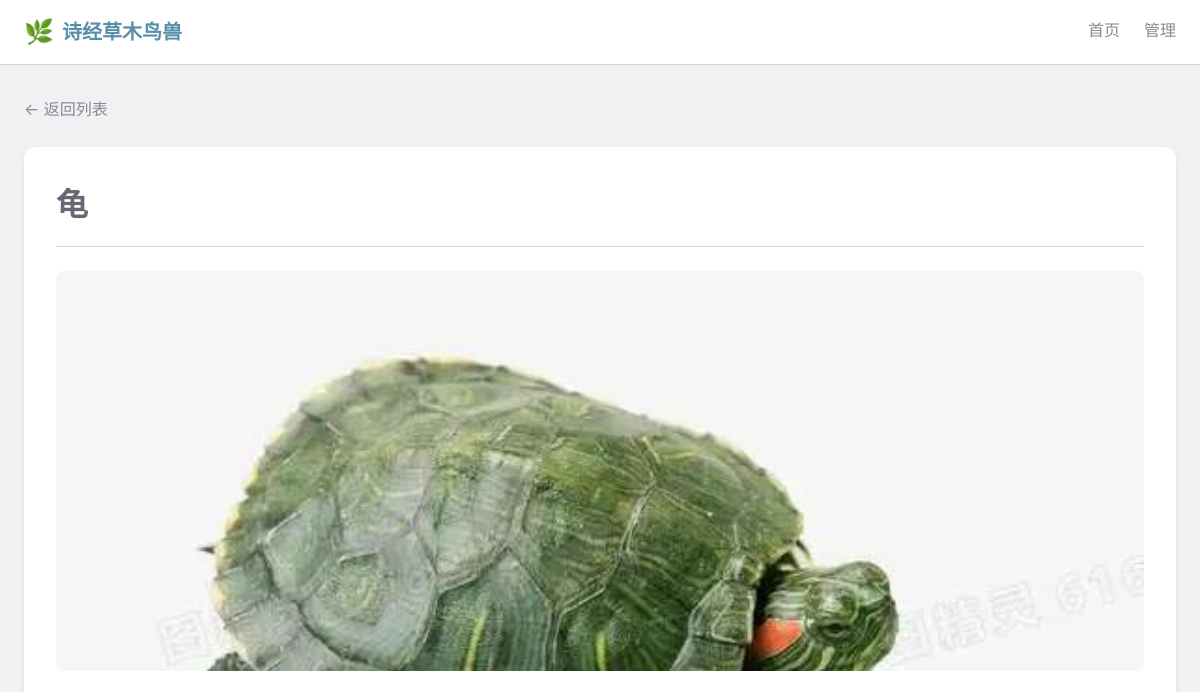
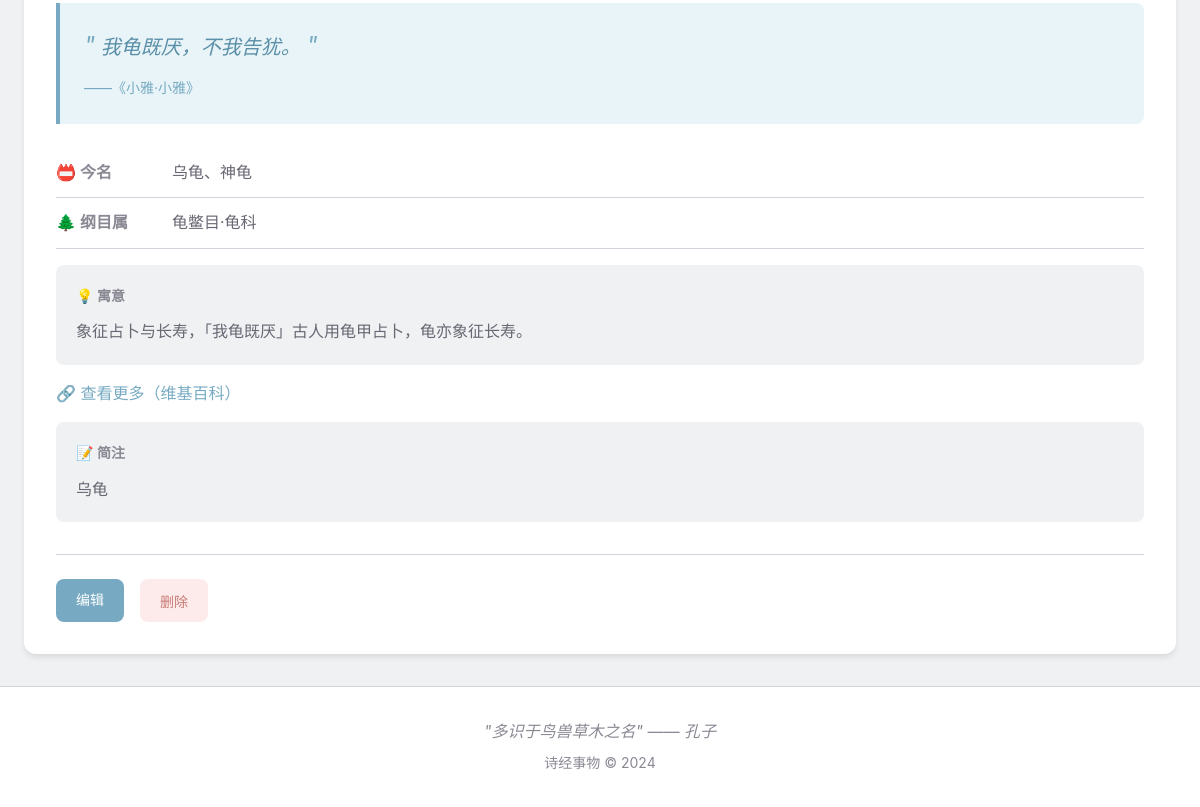
The page /item/203 on the database as committed earlier (2 pictures, top to bottom).
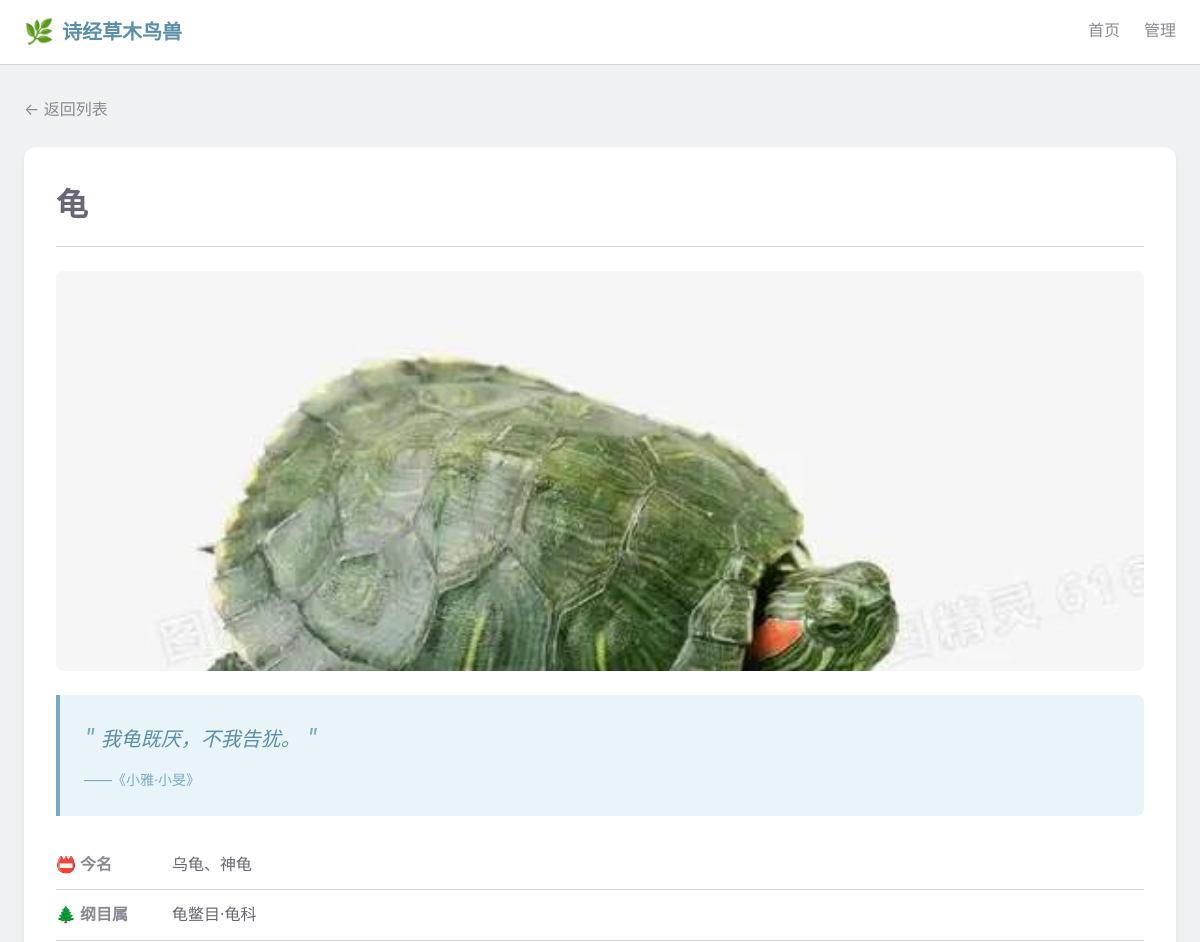
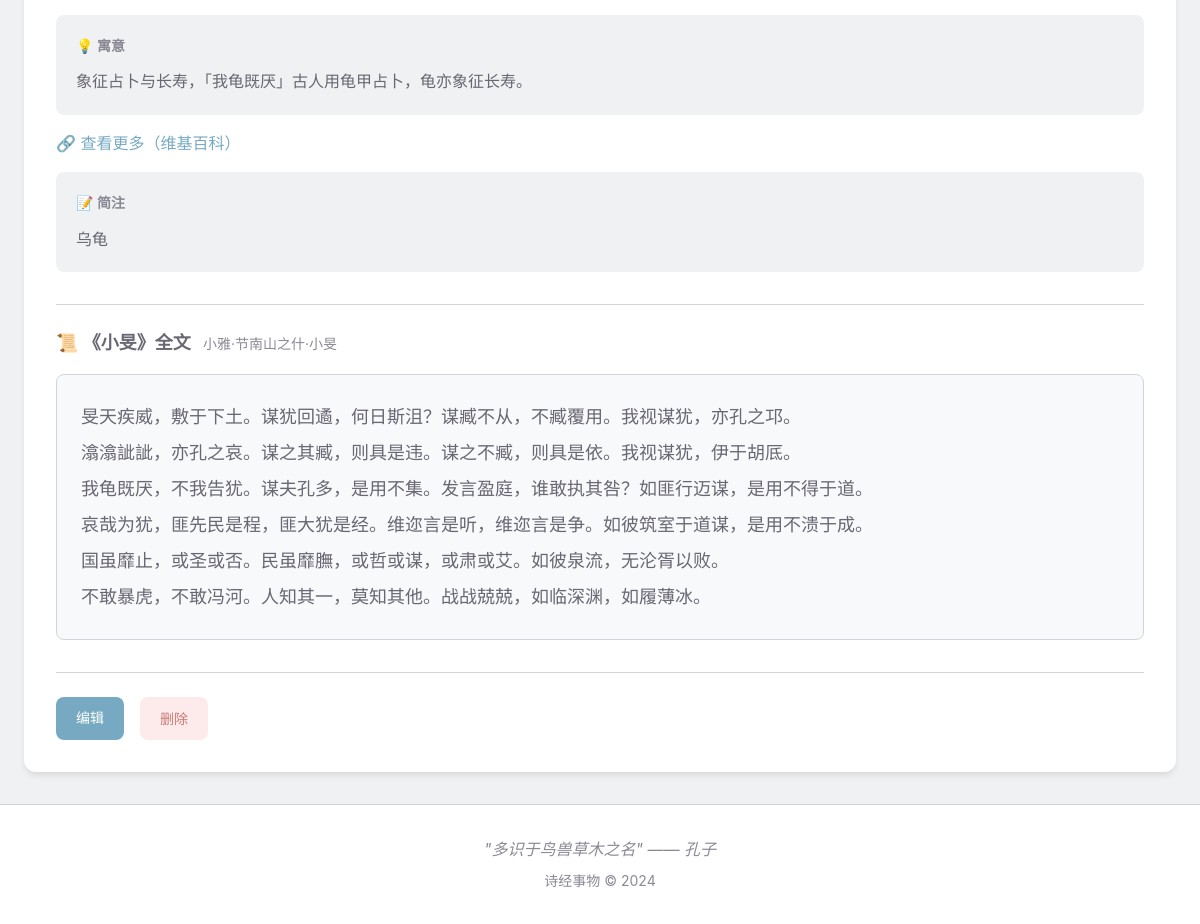
The same page on the database as committed later (2 pictures, top to bottom).
### shijing_things/models/models.py (models this page shows, shortened)
class ShijingItem(Base):
    __tablename__ = "shijing_items"
    id = Column(Integer, primary_key=True, index=True)
    name = Column(String(100), nullable=False, index=True)
    category = Column(String(10), nullable=False, index=True)  # 草、木、鸟、兽、虫、鱼
    poem = Column(String(100), nullable=False, index=True)  # 所属诗篇
    source = Column(String(50), nullable=False, index=True)  # 出处（如：周南、邶风等）
    quote = Column(Text, nullable=False)  # 引用诗句
    description = Column(Text, nullable=True)  # 简要注释
    image_url = Column(String(255), nullable=True, default="")  # 图片路径
    modern_name = Column(String(255), nullable=True, default="")  # 今名
    taxonomy = Column(String(255), nullable=True, default="")  # 纲目属
    symbolism = Column(Text, nullable=True, default="")  # 寓意
    wiki_link = Column(String(255), nullable=True, default="")  # 百科链接

class Poem(Base):
    __tablename__ = "poems"
    id = Column(Integer, primary_key=True, index=True)
    title = Column(String(100), nullable=False, unique=True, index=True)  # 诗名
    chapter = Column(String(50), nullable=False, index=True)  # 章节（如：国风）
    section = Column(String(50), nullable=False, index=True)  # 部分（如：周南）
    content = Column(Text, nullable=False)  # 诗篇内容（JSON 数组字符串）
    full_source = Column(String(100), nullable=False)  # 完整来源（如：国风·周南·关雎）

### shijing_things/routers/pages.py (the view)
@router.get("/item/{item_id}", response_class=HTMLResponse)
def item_detail(item_id: int, request: Request, db: Session = Depends(get_db)):
    item = crud_item.get(db, item_id=item_id)
    if not item:
        raise HTTPException(status_code=404, detail="事物不存在")
    poem = crud_poem.get_by_title(db, title=item.poem)
    poem_content = []
    if poem:
        try:
            poem_content = json.loads(poem.content)
        except:
            poem_content = []
    return templates.TemplateResponse("detail.html", {
        "request": request,
        "item": item,
        "poem": poem,
        "poem_content": poem_content,
    })

### shijing_things/templates/detail.html (shortened to what this page needs)
{% extends "base.html" %}
{% block content %}
<div class="container">
    <a href="/" class="back-link">← 返回列表</a>
    <article class="detail-card">
        <header class="detail-header">
            <h1 class="detail-title">
                {{ item.name }}
                <span class="category-badge category-{{ item.category }}">{{ item.category }}类</span>
            </h1>
        </header>
        <div class="detail-body">
            <div class="detail-image">
                {% if item.image_url %}
                <img src="{{ item.image_url }}" alt="{{ item.name }}">
                {% endif %}
            </div>
            <blockquote class="detail-quote">
                <span class="quote-mark">"</span>
                {{ item.quote }}
                <span class="quote-mark">"</span>
                <cite>——《{{ item.source }}·{{ item.poem }}》</cite>
            </blockquote>
            <div class="detail-info">
                {% if item.modern_name %}
                <div class="info-item">
                    <span class="info-label">📛 今名</span>
                    <span class="info-value">{{ item.modern_name }}</span>
                </div>
                {% endif %}
                {% if item.taxonomy %}
                <div class="info-item">
                    <span class="info-label">🌲 纲目属</span>
                    <span class="info-value">{{ item.taxonomy }}</span>
                </div>
                {% endif %}
                {% if item.symbolism %}
                <div class="info-symbolism">
                    <h3>💡 寓意</h3>
                    <p>{{ item.symbolism }}</p>
                </div>
                {% endif %}
                {% if item.wiki_link %}
                <div class="info-link">
                    <a href="{{ item.wiki_link }}" target="_blank" rel="noopener">
                        🔗 查看更多（维基百科）
                    </a>
                </div>
                {% endif %}
                {% if item.description %}
                <div class="info-description">
                    <h3>📝 简注</h3>
                    <p>{{ item.description }}</p>
                </div>
                {% endif %}
            </div>
            {% if poem and poem_content %}
            <div class="poem-section">
                <h3 class="poem-title">
                    📜 《{{ poem.title }}》全文
                    <span class="poem-source">{{ poem.full_source }}</span>
                </h3>
                <div class="poem-content">
                    {% for line in poem_content %}
                    <p class="poem-line">{{ line }}</p>
                    {% endfor %}
                </div>
            </div>
            {% endif %}
        </div>
        <div class="detail-actions">
            <a href="/manage/item/{{ item.id }}" class="btn btn-primary">编辑</a>
            <button class="btn btn-danger" onclick="deleteItem({{ item.id }}, '{{ item.name }}')">删除</button>
        </div>
    </article>
</div>
{% endblock %}

### shijing_things/templates/base.html (shortened to what this page needs)
<!DOCTYPE html>
<html lang="zh-CN">
<head>
    <link rel="stylesheet" href="/static/css/style.css">
</head>
<body>
    <header class="header">
        <div class="container">
            <div class="header-content">
                <a href="/" class="logo">
                    <span class="logo-icon">🌿</span>
                    <span class="logo-text">诗经草木鸟兽</span>
                </a>
                <nav class="nav">
                    <a href="/" class="nav-link {% if request.url.path == '/' %}active{% endif %}">首页</a>
                    <a href="/manage" class="nav-link {% if request.url.path.startswith('/manage') %}active{% endif %}">管理</a>
                </nav>
            </div>
        </div>
    </header>
    <main class="main">
        {% block content %}{% endblock %}
    </main>
    <footer class="footer">
        <div class="container">
            <p class="footer-quote">"多识于鸟兽草木之名" —— 孔子</p>
            <p class="footer-copy">诗经事物 © 2024</p>
        </div>
    </footer>
</body>
</html>

Rows that differ between the two databases and show on the page:
changed ShijingItem "我龟既厌，不我告犹。": poem "小雅" → "小旻"
now on this page (row unchanged): Poem: title "小旻", full_source "小雅·节南山之什·小旻"
Other text that changed with them:
text now shown: "📜 《 》全文"
new list line: "旻天疾威，敷于下土。谋犹回遹，何日斯沮？谋臧不从，不臧覆用。我视谋犹，亦孔之邛。"
new list line: "潝潝訿訿，亦孔之哀。谋之其臧，则具是违。谋之不臧，则具是依。我视谋犹，伊于胡厎。"
new list line: "我龟既厌，不我告犹。谋夫孔多，是用不集。发言盈庭，谁敢执其咎？如匪行迈谋，是用不得于道。"
new list line: "哀哉为犹，匪先民是程，匪大犹是经。维迩言是听，维迩言是争。如彼筑室于道谋，是用不溃于成。"
new list line: "国虽靡止，或圣或否。民虽靡膴，或哲或谋，或肃或艾。如彼泉流，无沦胥以败。"
new list line: "不敢暴虎，不敢冯河。人知其一，莫知其他。战战兢兢，如临深渊，如履薄冰。"
